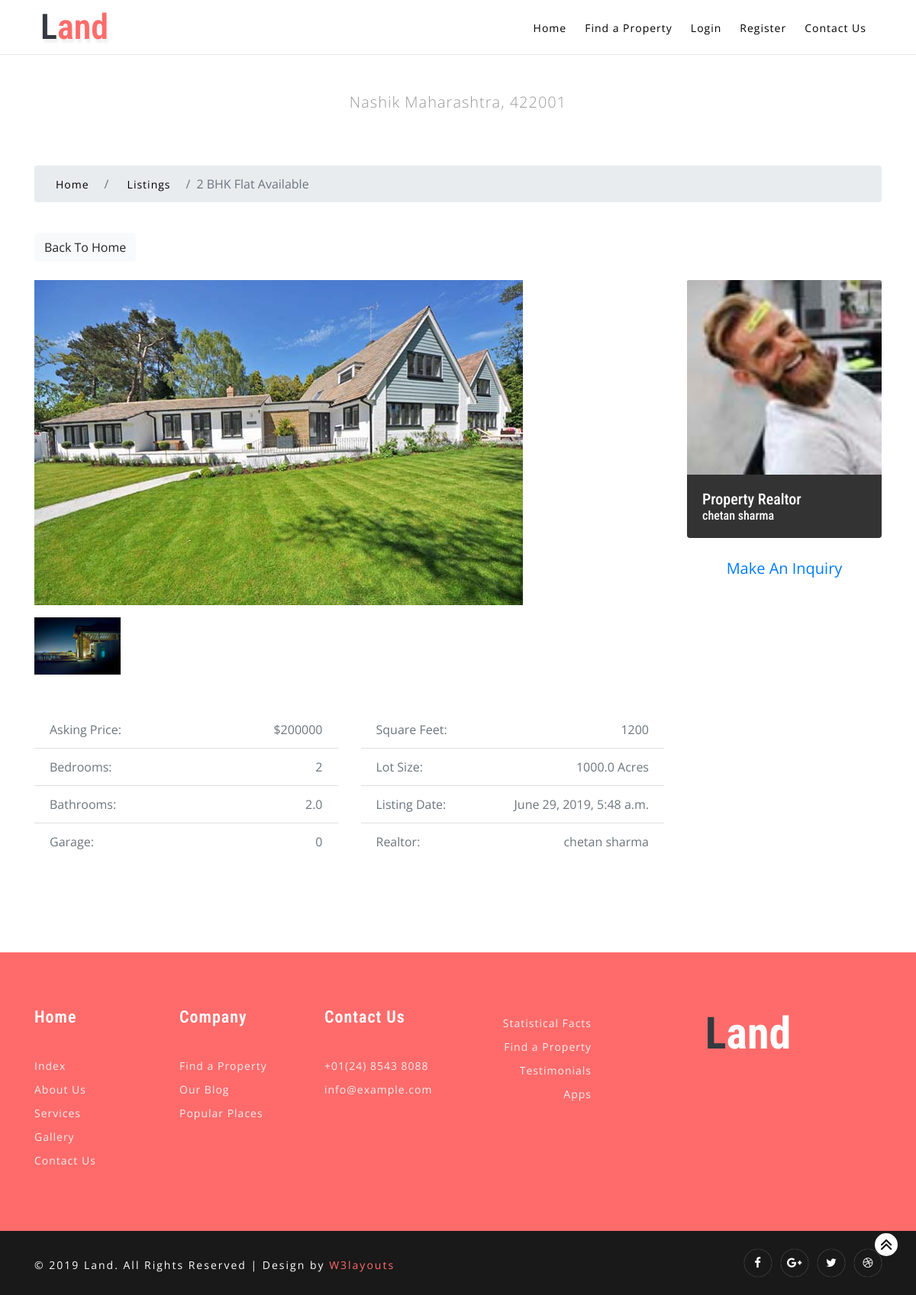
Page /listings/1 on the committed database.
### listings/models.py (models this page shows, shortened)
class Listing(models.Model):
  realtor = models.ForeignKey(Realtor, on_delete=models.DO_NOTHING)
  title = models.CharField(max_length=200)
  address = models.CharField(max_length=200)
  city = models.CharField(max_length=100)
  state = models.CharField(max_length=100)
  zipcode = models.CharField(max_length=20)
  description = models.TextField(blank=True)
  price = models.IntegerField()
  bedrooms = models.IntegerField()
  bathrooms = models.DecimalField(max_digits=2, decimal_places=1)
  garage = models.IntegerField(default=0)
  sqft = models.IntegerField()
  lot_size = models.DecimalField(max_digits=5, decimal_places=1)
  photo_main = models.ImageField(upload_to='photos/%Y/%m/%d/')
  photo_1 = models.ImageField(upload_to='photos/%Y/%m/%d/', blank=True)
  photo_2 = models.ImageField(upload_to='photos/%Y/%m/%d/', blank=True)
  photo_3 = models.ImageField(upload_to='photos/%Y/%m/%d/', blank=True)
  photo_4 = models.ImageField(upload_to='photos/%Y/%m/%d/', blank=True)
  photo_5 = models.ImageField(upload_to='photos/%Y/%m/%d/', blank=True)
  photo_6 = models.ImageField(upload_to='photos/%Y/%m/%d/', blank=True)
  is_published = models.BooleanField(default=True)
  list_date = models.DateTimeField(default=datetime.now, blank=True)

### realtors/models.py (models this page shows)
class Realtor(models.Model):
  name = models.CharField(max_length=200)
  photo = models.ImageField(upload_to='photos/%Y/%m/%d/')
  description = models.TextField(blank=True)
  phone = models.CharField(max_length=20)
  email = models.CharField(max_length=50)
  is_mvp = models.BooleanField(default=False)
  hire_date = models.DateTimeField(default=datetime.now, blank=True)
  def __str__(self):
    return self.name

### listings/views.py (the view)
# urls.py: path('<int:listing_id>', views.listing, name='listing'),
def listing(request, listing_id):
  listing = get_object_or_404(Listing, pk=listing_id)
  context = {
    'listing': listing
  }
  return render(request, 'listings/listing.html', context)

### templates/listings/listing.html (shortened to what this page needs)
{% extends 'base.html' %}
{% block content %}
<section id="showcase-inner" class="py-5 text-white">
    <div class="container">
      <div class="row text-center">
        <div class="col-md-12">
          <h1 class="display-4">{{ listing.title }}</h1>
          <p class="lead">
             {{ listing.city }} {{ listing.state }}, {{ listing.zipcode }}</p>
        </div>
      </div>
    </div>
  </section>
  <section id="bc" class="mt-3">
    <div class="container">
      <nav>
        <ol class="breadcrumb">
          <li class="breadcrumb-item">
            <a href="{% url 'index' %}">Home</a>
          </li>
          <li class="breadcrumb-item">
            <a href="{% url 'listings' %}">Listings</a>
          </li>
          <li class="breadcrumb-item active">{{ listing.title }}</li>
        </ol>
      </nav>
    </div>
  </section>
  <section id="listing" class="py-4">
    <div class="container">
      <a href="{% url 'index' %}" class="btn btn-light mb-4">Back To Home</a>
      <div class="row">
        <div class="col-md-9">
          <img src="{{ listing.photo_main.url }}" alt="" class="img-main img-fluid mb-3">
          <div class="row mb-5 thumbs">
            {% if listing.photo_1 %}
            <div class="col-md-2">
              <a href="{{ listing.photo_1.url }}" data-lightbox="home-images">
                <img src="{{ listing.photo_1.url }}" alt="" class="img-fluid">
              </a>
            </div>
            {% endif %}
          </div>
          <div class="row mb-5 fields">
            <div class="col-md-6">
              <ul class="list-group list-group-flush">
                <li class="list-group-item text-secondary">
                   Asking Price:
                  <span class="float-right">${{ listing.price }}</span>
                </li>
                <li class="list-group-item text-secondary">
                  Bedrooms:
                  <span class="float-right">{{ listing.bedrooms }}</span>
                </li>
                <li class="list-group-item text-secondary">
                  Bathrooms:
                  <span class="float-right">{{ listing.bathrooms }}</span>
                </li>
                <li class="list-group-item text-secondary">
                  Garage:
                  <span class="float-right">{{ listing.garage }}
                  </span>
                </li>
              </ul>
            </div>
            <div class="col-md-6">
              <ul class="list-group list-group-flush">
                <li class="list-group-item text-secondary">
                  Square Feet:
                  <span class="float-right">{{ listing.sqft }}</span>
                </li>
                <li class="list-group-item text-secondary">
                  Lot Size:
                  <span class="float-right">{{ listing.lot_size }} Acres
                  </span>
                </li>
                <li class="list-group-item text-secondary">
                  Listing Date:
                  <span class="float-right">{{ listing.list_date }}</span>
                </li>
                <li class="list-group-item text-secondary">
                  Realtor:
                  <span class="float-right">{{ listing.realtor }}
                  </span>
                </li>
              </ul>
            </div>
          </div>
          <div class="row mb-5">
            <div class="col-md-12">
            </div>
          </div>
        </div>
        <div class="col-md-3">
          <div class="card mb-3">
            <img class="card-img-top" src="{{ listing.realtor.photo.url }}" alt="">
            <div class="card-body">
              <h5 class="text-white">Property Realtor</h5>
              <h6 class="text-white">{{ listing.realtor }}</h6>
            </div>
          </div>
          <a class="btn btn-default btn-block btn-lg" href="{% url 'contact' %}">Make An Inquiry</a>
        </div>
      </div>
    </div>
  </section>
{% endblock %}

### templates/base.html (shortened to what this page needs)
{% load static %}
<!DOCTYPE HTML>
<html lang="zxx">
<head>
    <link href="{% static 'css/bootstrap.css' %}" rel='stylesheet' type='text/css' />
    <link href="{% static 'css/style.css' %}" rel='stylesheet' type='text/css' />
    <link href="{% static 'css/font-awesome.min.css' %}" rel="stylesheet">
</head>
<body>
    <header>
        <div class="container">
            <div class="header d-lg-flex justify-content-between align-items-center py-2 px-sm-2 px-1">
                <div id="logo">
                    <h1><a href="{% url 'index' %}"><span class="text-bl">L</span>and</a></h1>
                </div>
                <div class="nav_w3ls ml-lg-5">
                    <nav>
                        <ul class="menu">
                            <li><a href="{% url 'index' %}">Home</a></li>
                            <li><a href="{% url 'index' %}">Find a Property</a></li>
                            {% if user.is_authenticated %}
                            <li><a href="{% url 'dashboard' %}">Welcome {{ user.username }} (Dashboard)</a></li>
                            <li><a href="javascript:{document.getElementById('logout').submit()}">Logout</a></li>
                            <form action="{% url 'logout' %}" method="POST" id="logout">
                              {% csrf_token %}
                              <input type="hidden">
                            </form>
                            {% else %}
                            <li><a href="{% url 'login' %}">Login</a></li>
                            <li><a href="{% url 'register' %}">Register</a></li>
                            {% endif %}
                            <li><a href="{% url 'contact' %}">Contact Us</a></li>
                        </ul>
                    </nav>
                </div>
            </div>
        </div>
    </header>
  {% block content %} {% endblock %}
  <footer class="py-5">
      <div class="container py-xl-4 py-lg-3">
          <div class="row footer-grids">
              <div class="col-lg-2 col-6 footer-grid">
                  <h3 class="mb-sm-4 mb-3 pb-lg-3">Home</h3>
                  <ul class="list-unstyled">
                      <li>
                          <a href="index.html">Index</a>
                      </li>
                      <li>
                          <a href="#about">About Us</a>
                      </li>
                      <li>
                          <a href="#services">Services</a>
                      </li>
                      <li>
                          <a href="#gallery">Gallery</a>
                      </li>
                      <li>
                          <a href="#contact">Contact Us</a>
                      </li>
                  </ul>
              </div>
              <div class="col-lg-2 col-6 footer-grid">
                  <h3 class="mb-sm-4 mb-3 pb-lg-3"> Company</h3>
                  <ul class="list-unstyled">
                      <li>
                          <a href="#find">Find a Property</a>
                      </li>
                      <li>
                          <a href="#blog">Our Blog</a>
                      </li>
                      <li>
                          <a href="#places">Popular Places</a>
                      </li>
                  </ul>
              </div>
              <div class="col-lg-2 col-6 footer-grid footer-contact mt-lg-0 mt-4">
                  <h3 class="mb-sm-4 mb-3 pb-lg-3"> Contact Us</h3>
                  <ul class="list-unstyled">
                      <li>
                          +01(24) 8543 8088
                      </li>
                      <li>
                          <a href="mailto:info@example.com">info@example.com</a>
                      </li>
                  </ul>
              </div>
              <div class="col-lg-2 col-6 footer-grid text-lg-right">
                  <ul class="list-unstyled">
                      <li>
                          <a href="#facts">Statistical Facts</a>
                      </li>
                      <li>
                          <a href="#find">Find a Property</a>
                      </li>
                      <li>
                          <a href="#testi">Testimonials</a>
                      </li>
                      <li>
                          <a href="#apps">Apps</a>
                      </li>
                  </ul>
              </div>
              <div class="col-lg-4 footer-grid mt-lg-0 mt-4">
                  <div class="footer-logo">
                      <h2 class="text-lg-center text-center">
                          <a class="logo text-wh font-weight-bold" href="index.html"><span
                                  class="text-bl">L</span>and</a>
                      </h2>
                  </div>
              </div>
          </div>
      </div>
  </footer>
  <div class="copyright-w3ls py-4">
      <div class="container">
          <div class="row">
              <p class="col-lg-8 copy-right-grids text-wh text-lg-left text-center mt-lg-2">© 2019 Land. All
                  Rights Reserved | Design by
                  <a href="https://w3layouts.com/" target="_blank">W3layouts</a>
              </p>
              <div class="col-lg-4 w3social-icons text-lg-right text-center mt-lg-0 mt-3">
                  <ul>
                      <li>
                          <a href="#" class="rounded-circle">
                              <span class="fa fa-facebook-f"></span>
                          </a>
                      </li>
                      <li class="px-2">
                          <a href="#" class="rounded-circle">
                              <span class="fa fa-google-plus"></span>
                          </a>
                      </li>
                      <li>
                          <a href="#" class="rounded-circle">
                              <span class="fa fa-twitter"></span>
                          </a>
                      </li>
                      <li class="pl-2">
                          <a href="#" class="rounded-circle">
                              <span class="fa fa-dribbble"></span>
                          </a>
                      </li>
                  </ul>
              </div>
          </div>
      </div>
  </div>
  <a href="#home" class="move-top text-center">
      <span class="fa fa-angle-double-up" aria-hidden="true"></span>
  </a>
</body>
</html>

### real_estate/static/css/style.css (style rules this page uses)
body { padding: 0; margin: 0; background: #FFF; font-family: 'Open Sans', sans-serif; }
body button, .btn, body a { transition: 0.5s all; -webkit-transition: 0.5s all; -moz-transition: 0.5s all; -o-transition: 0.5s all; -ms-transition: 0.5s all; }
html { scroll-behavior: smooth; }
h1, h2, h3, h4, h5, h6 { margin: 0; padding: 0; font-family: 'Roboto Condensed', sans-serif; }
p { margin: 0; padding: 0; font-size: 15px; letter-spacing: 1px; line-height: 1.9; color: #999; font-family: 'Open Sans', sans-serif; }
ul, ol { margin: 0; padding: 0; }
ul { list-style-type: none; }
.text-bl { color: #343a40; }
.text-wh { color: #fff; }
a.move-top { position: fixed; bottom: 3%; right: 2%; z-index: 0; background: #fff; width: 30px; height: 30px; border-radius: 50%; -webkit-border-radius: 50%; -o-border-radius: 50%; -ms-border-radius: 50%; -moz-border-radius: 50%; }
a.move-top span { color: #000; font-size: 26px; line-height: 30px; }
header { background: #fff; border-bottom: 1px solid #e4e4e4; position: fixed; width: 100%; z-index: 999; }
nav { margin: 0; padding: 0; }
#logo a { float: left; display: initial; font-weight: 600; font-size: 46px; text-shadow: 2px 5px 3px rgba(0, 0, 0, 0.06); color: #ff6b6b; }
nav:after { content: ""; display: table; clear: both; }
nav ul { padding: 0; margin: 0; list-style: none; position: relative; }
nav ul li { margin: 0px; display: inline-block; float: left; }
nav a { color: #000; font-weight: 400; font-size: 15px; margin: 0 12px; letter-spacing: 1px; display: inline-block; transition: 0.5s all; -webkit-transition: 0.5s all; -moz-transition: 0.5s all; -o-transition: 0.5s all; -ms-transition: 0.5s all; }
li>a:only-child:after { content: ''; }
@media (max-width: 1280px) { nav a { font-size: 14px; } }
.card { background-color: #333; border: none; }
footer { background: #ff6b6b; }
.footer-grid h3 { font-size: 22px; color: #fff; letter-spacing: 1px; font-weight: 600; }
.footer-grid ul li a, .footer-grid ul li { color: #eee; font-size: 14px; letter-spacing: 1px; margin: 10px 0; }
a.logo { font-size: 58px; }
.copyright-w3ls { background: #191919; }
p.copy-right-grids { font-size: 14px; letter-spacing: 2px; }
p.copy-right-grids a { color: #ff6b6b; }
.w3social-icons ul li { display: inline-block; }
.w3social-icons ul li a { display: block; -webkit-box-shadow: 0px 0px 1px 0px rgba(255, 255, 255, 0.59); -moz-box-shadow: 0px 0px 1px 0px rgba(255, 255, 255, 0.59); box-shadow: 0px 0px 1px 0px rgba(255, 255, 255, 0.59); width: 36px; height: 36px; text-align: center; }
.w3social-icons ul li a span { color: #fff; font-size: 15px; line-height: 36px; }

### rows in the picture
Listing: city "Nashik", state "Maharashtra", zipcode "422001", title "2 BHK Flat Available", photo_main (picture), photo_1 (picture), price "200000", bedrooms "2", bathrooms "2.0", garage "0", sqft "1200", lot_size "1000.0", list_date "June 29, 2019, 5:48 a.m.", realtor "chetan sharma", realtor.photo (picture)
